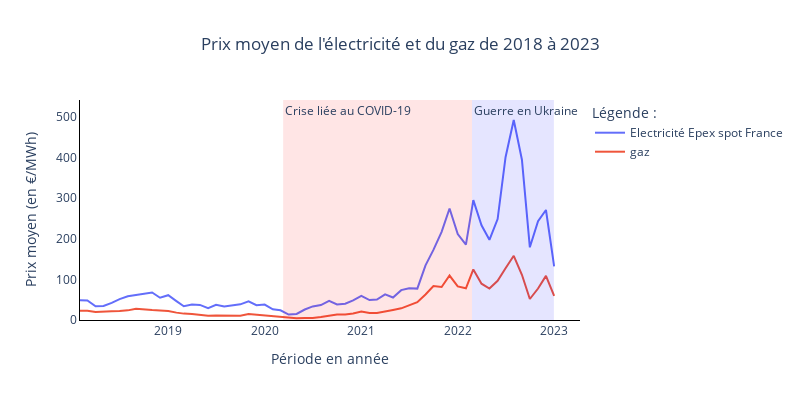

The cell this chart's notebook holds for it:
### Code cell
md.scatter_plot_2lines(prix.index, prix["Prix baseload mensuel moyen de l'électricité Epex spot France (en €/MWh)"], 'Electricité Epex spot France', 'Période en année' , 'Prix moyen (en €/MWh)', "Prix moyen de l'électricité et du gaz de 2018 à 2023", prix.index, prix["Prix spot du gaz PEG (point échange gaz) en France (en €/MWh)"], 'gaz' )
